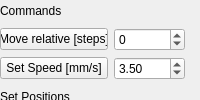
  <widget class="QDockWidget" name="linmotdockWidget">
   <property name="windowTitle">
    <string>Linear Motor</string>
   </property>
   <attribute name="dockWidgetArea">
    <number>2</number>
   </attribute>
   <widget class="QWidget" name="dockWidgetContents_3">
    <widget class="QLabel" name="LinmotLabel">
     <property name="geometry">
      <rect>
       <x>100</x>
       <y>70</y>
       <width>46</width>
       <height>13</height>
      </rect>
     </property>
     <property name="text">
      <string/>
     </property>
    </widget>
    <widget class="QWidget" name="horizontalLayoutWidget">
     <property name="geometry">
      <rect>
       <x>10</x>
       <y>240</y>
       <width>249</width>
       <height>31</height>
      </rect>
     </property>
     <layout class="QHBoxLayout" name="horizontalLayout_6">
      <item>
       <widget class="QLCDNumber" name="forcelcdNumber">
        <property name="smallDecimalPoint">
         <bool>false</bool>
        </property>
        <property name="digitCount">
         <number>6</number>
        </property>
       </widget>
      </item>
      <item>
       <widget class="QLabel" name="label_31">
        <property name="text">
         <string>Newton</string>
        </property>
       </widget>
      </item>
      <item>
       <widget class="QLCDNumber" name="distanceLcdNumber">
        <property name="smallDecimalPoint">
         <bool>false</bool>
        </property>
       </widget>
      </item>
      <item>
       <widget class="QLabel" name="label_55">
        <property name="text">
         <string>mm</string>
        </property>
       </widget>
      </item>
     </layout>
    </widget>
    <widget class="QWidget" name="gridLayoutWidget_2">
     <property name="geometry">
      <rect>
       <x>0</x>
       <y>0</y>
       <width>185</width>
       <height>80</height>
      </rect>
     </property>
     <layout class="QGridLayout" name="gridLayout_11">
      <item row="1" column="0">
       <widget class="QPushButton" name="sendcommandButton">
        <property name="text">
         <string>Move relative [steps]</string>
        </property>
       </widget>
      </item>
      <item row="1" column="1">
       <widget class="QSpinBox" name="movestepsspinBox">
        <property name="minimum">
         <number>-100000</number>
        </property>
        <property name="maximum">
         <number>100000</number>
        </property>
       </widget>
      </item>
      <item row="2" column="0">
       <widget class="QPushButton" name="speedButton">
        <property name="text">
         <string>Set Speed [mm/s]</string>
        </property>
       </widget>
      </item>
      <item row="0" column="0">
       <widget class="QLabel" name="label_30">
        <property name="text">
         <string>Commands</string>
        </property>
       </widget>
      </item>
      <item row="2" column="1">
       <widget class="QDoubleSpinBox" name="speedspinBox">
        <property name="maximum">
         <double>7.000000000000000</double>
        </property>
        <property name="singleStep">
         <double>0.500000000000000</double>
        </property>
        <property name="value">
         <double>3.500000000000000</double>
        </property>
       </widget>
      </item>
     </layout>
    </widget>
    <widget class="QWidget" name="gridLayoutWidget_4">
     <property name="geometry">
      <rect>
       <x>0</x>
       <y>170</y>
       <width>96</width>
       <height>66</height>
      </rect>
     </property>
     <layout class="QGridLayout" name="gridLayout_13">
      <item row="1" column="0">
       <widget class="QToolButton" name="incsmallButton">
        <property name="text">
         <string>...</string>
        </property>
        <property name="icon">
         <iconset resource="TrackerIcons.qrc">
          <normaloff>:/tracker/icons/misc/arrow-blue-rounded-up_32.png</normaloff>:/tracker/icons/misc/arrow-blue-rounded-up_32.png</iconset>
        </property>
        <property name="iconSize">
         <size>
          <width>32</width>
          <height>32</height>
         </size>
        </property>
       </widget>
      </item>
      <item row="1" column="1">
       <widget class="QToolButton" name="decsmallButton">
        <property name="text">
         <string>...</string>
        </property>
        <property name="icon">
         <iconset resource="TrackerIcons.qrc">
          <normaloff>:/tracker/icons/misc/arrow-blue-rounded-down_32.png</normaloff>:/tracker/icons/misc/arrow-blue-rounded-down_32.png</iconset>
        </property>
        <property name="iconSize">
         <size>
          <width>32</width>
          <height>32</height>
         </size>
        </property>
       </widget>
      </item>
      <item row="0" column="0" colspan="2">
       <widget class="QDoubleSpinBox" name="smallLMSpinBox">
        <property name="maximum">
         <double>10.000000000000000</double>
        </property>
        <property name="singleStep">
         <double>0.100000000000000</double>
        </property>
        <property name="value">
         <double>0.500000000000000</double>
        </property>
       </widget>
      </item>
     </layout>
    </widget>
    <widget class="QWidget" name="gridLayoutWidget_5">
     <property name="geometry">
      <rect>
       <x>100</x>
       <y>170</y>
       <width>96</width>
       <height>66</height>
      </rect>
     </property>
     <layout class="QGridLayout" name="gridLayout_14">
      <item row="1" column="0">
       <widget class="QToolButton" name="incbigButton">
        <property name="text">
         <string>...</string>
        </property>
        <property name="icon">
         <iconset resource="TrackerIcons.qrc">
          <normaloff>:/tracker/icons/misc/arrow-blue-rounded-up_32.png</normaloff>:/tracker/icons/misc/arrow-blue-rounded-up_32.png</iconset>
        </property>
        <property name="iconSize">
         <size>
          <width>32</width>
          <height>32</height>
         </size>
        </property>
       </widget>
      </item>
      <item row="1" column="1">
       <widget class="QToolButton" name="decbigButton">
        <property name="text">
         <string>...</string>
        </property>
        <property name="icon">
         <iconset resource="TrackerIcons.qrc">
          <normaloff>:/tracker/icons/misc/arrow-blue-rounded-down_32.png</normaloff>:/tracker/icons/misc/arrow-blue-rounded-down_32.png</iconset>
        </property>
        <property name="iconSize">
         <size>
          <width>32</width>
          <height>32</height>
         </size>
        </property>
       </widget>
      </item>
      <item row="0" column="0" colspan="2">
       <widget class="QDoubleSpinBox" name="bigLMSpinBox">
        <property name="maximum">
         <double>10.000000000000000</double>
        </property>
        <property name="value">
         <double>5.000000000000000</double>
        </property>
       </widget>
      </item>
     </layout>
    </widget>
    <widget class="QWidget" name="gridLayoutWidget_6">
     <property name="geometry">
      <rect>
       <x>10</x>
       <y>280</y>
       <width>270</width>
       <height>73</height>
      </rect>
     </property>
     <layout class="QGridLayout" name="gridLayout_15">
      <item row="0" column="1">
       <widget class="QLabel" name="label_32">
        <property name="text">
         <string>Amplitude [mm]</string>
        </property>
       </widget>
      </item>
      <item row="0" column="2">
       <widget class="QDoubleSpinBox" name="amplitudeLMBox">
        <property name="maximum">
         <double>10.000000000000000</double>
        </property>
        <property name="value">
         <double>1.000000000000000</double>
        </property>
       </widget>
      </item>
      <item row="1" column="2">
       <widget class="QDoubleSpinBox" name="periodLMBox">
        <property name="minimum">
         <double>0.400000000000000</double>
        </property>
        <property name="maximum">
         <double>10.000000000000000</double>
        </property>
        <property name="singleStep">
         <double>0.200000000000000</double>
        </property>
        <property name="value">
         <double>1.000000000000000</double>
        </property>
       </widget>
      </item>
      <item row="1" column="1">
       <widget class="QLabel" name="label_33">
        <property name="text">
         <string>Period [s]</string>
        </property>
       </widget>
      </item>
      <item row="0" column="0">
       <widget class="QPushButton" name="startoscLMButton">
        <property name="text">
         <string>Start oscillation</string>
        </property>
       </widget>
      </item>
      <item row="1" column="0">
       <widget class="QPushButton" name="stoposcLMButton">
        <property name="text">
         <string>Stop oscillation</string>
        </property>
       </widget>
      </item>
      <item row="2" column="0">
       <widget class="QLabel" name="warningLabel">
        <property name="text">
         <string/>
        </property>
       </widget>
      </item>
     </layout>
    </widget>
    <widget class="QWidget" name="horizontalLayoutWidget_2">
     <property name="geometry">
      <rect>
       <x>10</x>
       <y>360</y>
       <width>413</width>
       <height>54</height>
      </rect>
     </property>
     <layout class="QGridLayout" name="gridLayout_17">
      <item row="0" column="0">
       <widget class="QLabel" name="label_45">
        <property name="text">
         <string>Mode</string>
        </property>
       </widget>
      </item>
      <item row="0" column="1">
       <widget class="QComboBox" name="chooseMode"/>
      </item>
      <item row="0" column="4">
       <widget class="QComboBox" name="chooseEF"/>
      </item>
      <item row="1" column="0">
       <widget class="QPushButton" name="startStretchButton">
        <property name="text">
         <string>Start</string>
        </property>
       </widget>
      </item>
      <item row="1" column="1">
       <widget class="QPushButton" name="stopStretchButton">
        <property name="text">
         <string>Stop</string>
        </property>
       </widget>
      </item>
      <item row="1" column="4">
       <widget class="QDoubleSpinBox" name="stretchUntilValueBox">
        <property name="minimum">
         <double>-99.000000000000000</double>
        </property>
        <property name="singleStep">
         <double>0.100000000000000</double>
        </property>
       </widget>
      </item>
      <item row="0" column="2">
       <widget class="QLabel" name="label_46">
        <property name="text">
         <string>Unit</string>
        </property>
       </widget>
      </item>
      <item row="1" column="2">
       <widget class="QLabel" name="label_47">
        <property name="text">
         <string>Value</string>
        </property>
       </widget>
      </item>
     </layout>
    </widget>
    <widget class="QWidget" name="gridLayoutWidget_9">
     <property name="geometry">
      <rect>
       <x>10</x>
       <y>430</y>
       <width>291</width>
       <height>93</height>
      </rect>
     </property>
     <layout class="QGridLayout" name="gridLayout_18">
      <item row="0" column="2">
       <widget class="QLabel" name="label_51">
        <property name="text">
         <string>Samples</string>
        </property>
       </widget>
      </item>
      <item row="0" column="0">
       <widget class="QLabel" name="label_50">
        <property name="text">
         <string>Force Threshold</string>
        </property>
       </widget>
      </item>
      <item row="0" column="1">
       <widget class="QDoubleSpinBox" name="forceThreshold">
        <property name="singleStep">
         <double>0.010000000000000</double>
        </property>
        <property name="value">
         <double>0.100000000000000</double>
        </property>
       </widget>
      </item>
      <item row="0" column="3">
       <widget class="QDoubleSpinBox" name="amountStdSamples">
        <property name="value">
         <double>10.000000000000000</double>
        </property>
       </widget>
      </item>
      <item row="1" column="1">
       <widget class="QDoubleSpinBox" name="forceLowThreshold">
        <property name="decimals">
         <number>3</number>
        </property>
        <property name="singleStep">
         <double>0.001000000000000</double>
        </property>
        <property name="value">
         <double>0.010000000000000</double>
        </property>
       </widget>
      </item>
      <item row="1" column="3">
       <widget class="QDoubleSpinBox" name="forceHighThreshold">
        <property name="decimals">
         <number>3</number>
        </property>
        <property name="singleStep">
         <double>0.001000000000000</double>
        </property>
        <property name="value">
         <double>0.100000000000000</double>
        </property>
       </widget>
      </item>
      <item row="1" column="0">
       <widget class="QLabel" name="label_52">
        <property name="text">
         <string>Low Threshold</string>
        </property>
       </widget>
      </item>
      <item row="1" column="2">
       <widget class="QLabel" name="label_53">
        <property name="text">
         <string>High Threshold</string>
        </property>
       </widget>
      </item>
      <item row="2" column="0">
       <widget class="QLabel" name="label_54">
        <property name="text">
         <string>Samples w. 0</string>
        </property>
       </widget>
      </item>
      <item row="2" column="1">
       <widget class="QDoubleSpinBox" name="amountZeroSamples">
        <property name="value">
         <double>5.000000000000000</double>
        </property>
       </widget>
      </item>
      <item row="2" column="2">
       <widget class="QLabel" name="label_48">
        <property name="text">
         <string>Speed</string>
        </property>
       </widget>
      </item>
      <item row="2" column="3">
       <widget class="QLCDNumber" name="currentSpeed"/>
      </item>
     </layout>
    </widget>
    <widget class="QLabel" name="label_49">
     <property name="geometry">
      <rect>
       <x>10</x>
       <y>414</y>
       <width>51</width>
       <height>16</height>
      </rect>
     </property>
     <property name="text">
      <string>Parameter</string>
     </property>
    </widget>
    <widget class="QWidget" name="gridLayoutWidget_10">
     <property name="geometry">
      <rect>
       <x>0</x>
       <y>89</y>
       <width>259</width>
       <height>73</height>
      </rect>
     </property>
     <layout class="QGridLayout" name="gridLayout_19">
      <item row="2" column="0">
       <widget class="QPushButton" name="workButton">
        <property name="text">
         <string>work</string>
        </property>
       </widget>
      </item>
      <item row="0" column="0">
       <widget class="QLabel" name="label_19">
        <property name="text">
         <string>Set Positions</string>
        </property>
       </widget>
      </item>
      <item row="2" column="1">
       <widget class="QPushButton" name="resetButton">
        <property name="text">
         <string>Reset</string>
        </property>
       </widget>
      </item>
      <item row="1" column="0">
       <widget class="QPushButton" name="homeButton">
        <property name="text">
         <string>home</string>
        </property>
       </widget>
      </item>
      <item row="1" column="2">
       <widget class="QDoubleSpinBox" name="zeroDistanceSpinBox">
        <property name="suffix">
         <string>mm</string>
        </property>
        <property name="singleStep">
         <double>0.010000000000000</double>
        </property>
        <property name="value">
         <double>6.390000000000000</double>
        </property>
       </widget>
      </item>
      <item row="2" column="2">
       <widget class="QPushButton" name="zeroDistanceButton">
        <property name="text">
         <string>Set Zero Distance</string>
        </property>
       </widget>
      </item>
     </layout>
    </widget>
   </widget>
  </widget>
